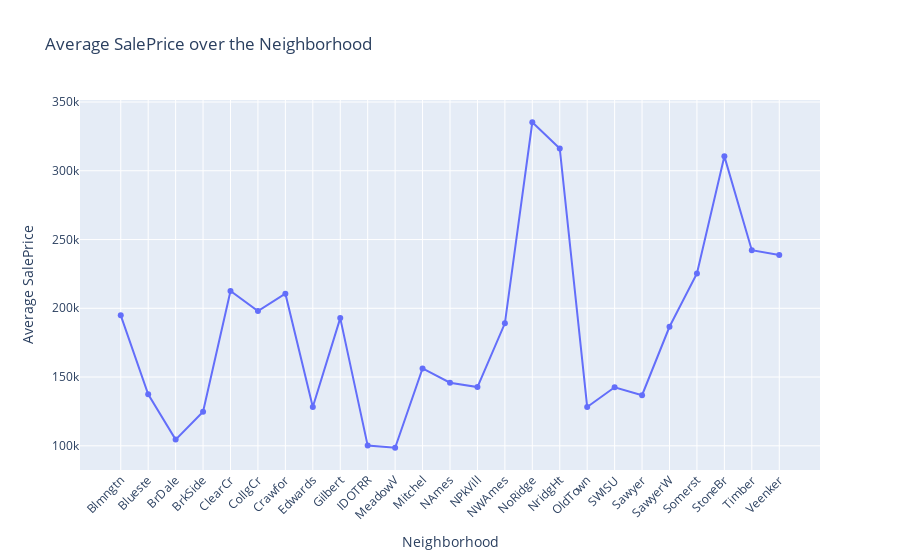

Notebook source saved alongside this figure:
### Code cell
dy=pd.DataFrame(df.groupby('Neighborhood')['SalePrice'].mean().reset_index().values,
                    columns=["Neighborhood","SalePrice"])
fig = go.Figure(layout={'title':"Average SalePrice over the Neighborhood",'xaxis':{'title':"Neighborhood"}
                        ,'yaxis':{'title':"Average SalePrice"},'xaxis_tickangle':-45})
# Add traces
fig.add_trace(go.Scatter(x=dy.Neighborhood, y=dy.SalePrice,mode='lines+markers'))
fig.show()

### Figure 1 — Plotly figure (JSON) as saved in the notebook; plotly's stock layout.template omitted (floating-point values rounded to 4 significant figures)
{"data": [{"mode": "lines+markers", "type": "scatter", "x": ["Blmngtn", "Blueste", "BrDale", "BrkSide", "ClearCr", "CollgCr", "Crawfor", "Edwards", "Gilbert", "IDOTRR", "MeadowV", "Mitchel", "NAmes", "NPkVill", "NWAmes", "NoRidge", "NridgHt", "OldTown", "SWISU", "Sawyer", "SawyerW", "Somerst", "StoneBr", "Timber", "Veenker"], "y": [194900.0, 137500, 104500.0, 124800.0, 212600.0, 198000.0, 210600.0, 128200.0, 192900.0, 100100.0, 98580.0, 156300.0, 145800.0, 142700.0, 189100.0, 335300.0, 316300.0, 128200.0, 142600.0, 136800.0, 186600.0, 225400.0, 310499, 242200.0, 238800.0]}], "layout": {"title": {"text": "Average SalePrice over the Neighborhood"}, "xaxis": {"tickangle": -45, "title": {"text": "Neighborhood"}}, "yaxis": {"title": {"text": "Average SalePrice"}}}}
